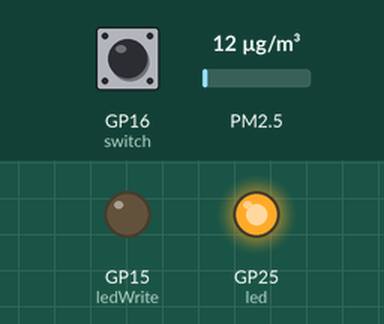
Simulated run of this program. Board: Raspberry Pi Pico running CircuitPython. Shown: output pins drawn as LEDs (lit = HIGH). Inputs (shaded band) come from the test bench; at power-on: GP16 (switch) HIGH, PM2.5 12 µg/m³. Files the program writes start out absent.

Above: at 1.2 s.
1.3 s: GP16 (switch) pulled LOW for 3.2 s
At 3.7 s:
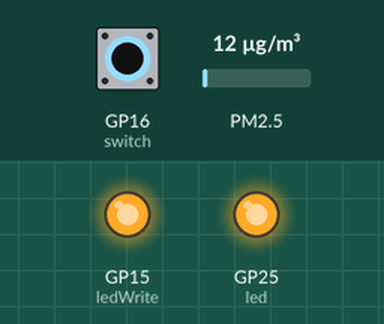
Timing chart, 0 to 7.5 s (numbered marks = the images above; inputs shaded):
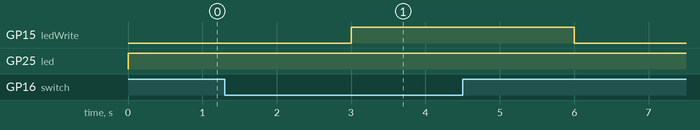

The program:

code.py
```python
# read data from the air quality sensor and format it as a list
# for max/msp -- paul

import time
import board
import busio
import digitalio
import os
from adafruit_pm25.i2c import PM25_I2C

reset_pin = None
i2c = busio.I2C(board.GP21, board.GP20, frequency=100000)

# Connect to a PM2.5 sensor over I2C
pm25 = PM25_I2C(i2c, reset_pin)

# define a counter (fileNum) and a boolean
fileNum = 0
fileStatus = True

# the pico's onboard LED -- turn it on when board gets power
led = digitalio.DigitalInOut(board.LED)
led.direction = digitalio.Direction.OUTPUT
led.value = False

# an LED lights up when the board is writing to the filesystem
ledWrite = digitalio.DigitalInOut(board.GP15)
ledWrite.direction = digitalio.Direction.OUTPUT
ledWrite.value = False

# a switch to start logging air quality readings
switch = digitalio.DigitalInOut(board.GP16)
switch.direction = digitalio.Direction.INPUT
switch.pull = digitalio.Pull.UP

# a flag for the checking if the file is open or not
fileOpen = False

# the counter for placing the linecount at the beginning of each line
counter = 0

# this checks to see if the filename exists
def fileExists(fileName):
    try:
        os.stat(fileName)
        return True
    except OSError:
        return False

while True:
    # turn onboard LED on
    led.value = True

    # check to see if the fileName exists; iterate it; etc.
    while fileStatus:
        if fileExists(f"aq-{fileNum}.txt"):
            fileNum += 1
        else:
            fileName = f"aq-{fileNum}.txt"
            fileStatus = False

    # if the switch is OFF
    if switch.value:
        # and the file is open:
        if fileOpen:
            f.flush()
            f.close()
            fileOpen = False
            # reinitialize the line counter
            counter = 0
            time.sleep(1)

        # and the file is closed
        else:
            ledWrite.value = False
            time.sleep(1)
            fileStatus = True

    # the switch is ON
    else:
        # and the file is closed
        if not fileOpen:
            f = open(fileName, "a")
            fileOpen = True
            time.sleep(1)
        # and the switch is on
        else:
            try:
                aqdata = pm25.read()
                data01 = aqdata["particles 03um"]
                data02 = aqdata["particles 05um"]
                data03 = aqdata["particles 10um"]
                data04 = aqdata["particles 25um"]
                data05 = aqdata["particles 50um"]
                data06 = aqdata["particles 100um"]

                dataForMax = str(counter) + " " + str(data01) + " " + str(data02) + " " + str(data03) + " " + str(data04) + " " + str(data05) + " " + str(data06)

                f.write(dataForMax + "\n")
                counter+=1
                # print(dataForMax)
                ledWrite.value = True
            except RuntimeError:
                continue
            time.sleep(1)
```

Measured:
- after the input at 1.3 s, GP15 (ledWrite): LOW → HIGH after 1.7 s, → LOW 3.0 s later
